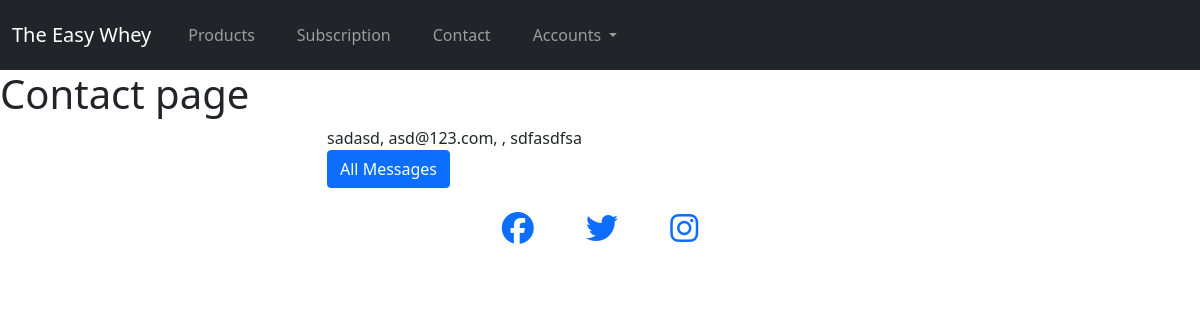
The app's page /contact/admin/5 (signed in) with its own data.
### contact/models.py (models this page shows, shortened)
class Contact(models.Model):
    class Meta:
        verbose_name_plural = "Contact"
    name = models.CharField(max_length=50, null=False, blank=False)
    email = models.EmailField(max_length=100, null=False, blank=False)
    phone_number = models.CharField(max_length=50, null=False, blank=False)
    message = models.CharField(max_length=500, null=False, blank=False)

### contact/views.py (the view)
# urls.py: path('contact/admin/<message_id>', views.admin_view_message, name="admin_view_message"),
@login_required
@staff_member_required
def admin_view_message(request, message_id):
    message = Contact.objects.get(id=message_id)
    context = {
        "message" : message
    }
    return render(request, "contact/view_message.html", context)

### templates/contact/view_message.html (shortened to what this page needs)
{% extends 'base.html' %}
{% load static %}
{% block content %}
<h1>Contact page</h1>
<div class="container">
    <div class="row">
        <div class="col-6 offset-3 justify-content-center">
            <div>
                {{ message.name }}, {{ message.email }}, {{ message.phone }}, {{ message.message }}
            </div>
            <a class="btn btn-primary" href="{% url 'message_management' %}">All Messages</a>
        </div>
    </div>
</div>
{% endblock %}

### records on screen
Contact: name "sadasd", email "asd@123.com", message "sdfasdfsa"
